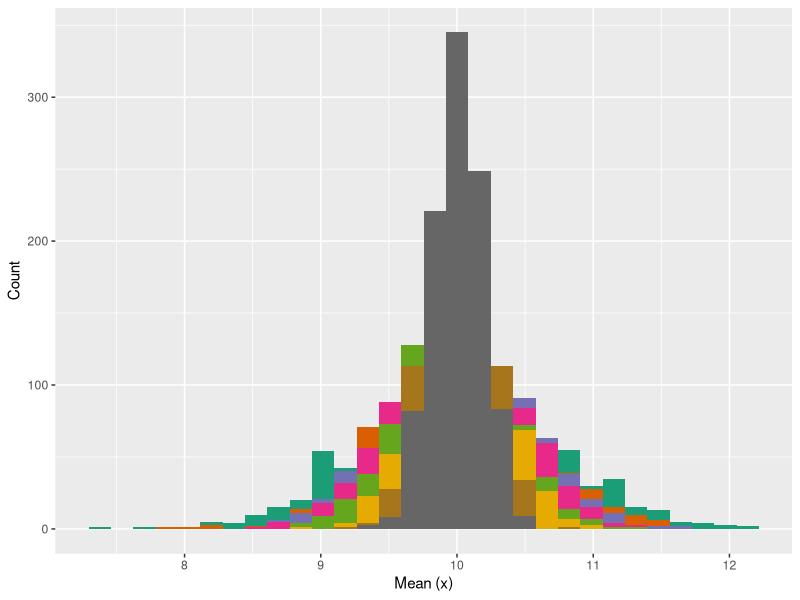
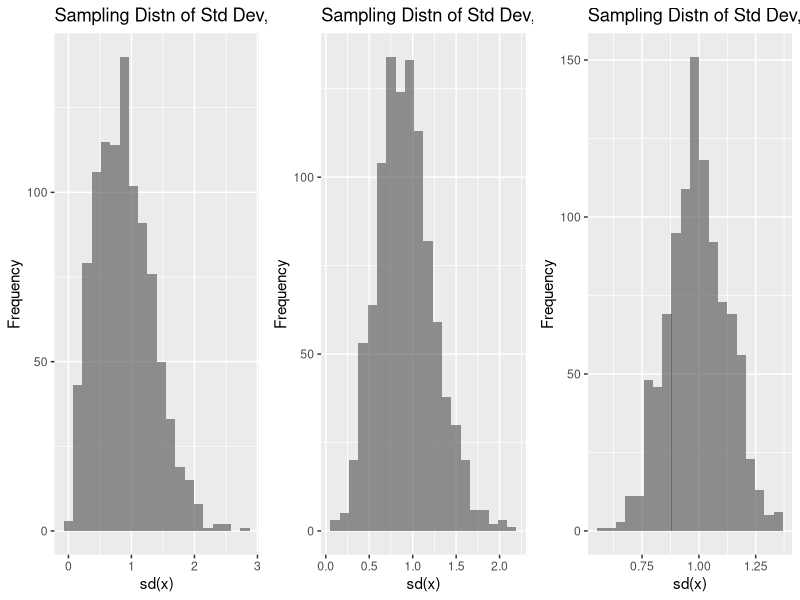
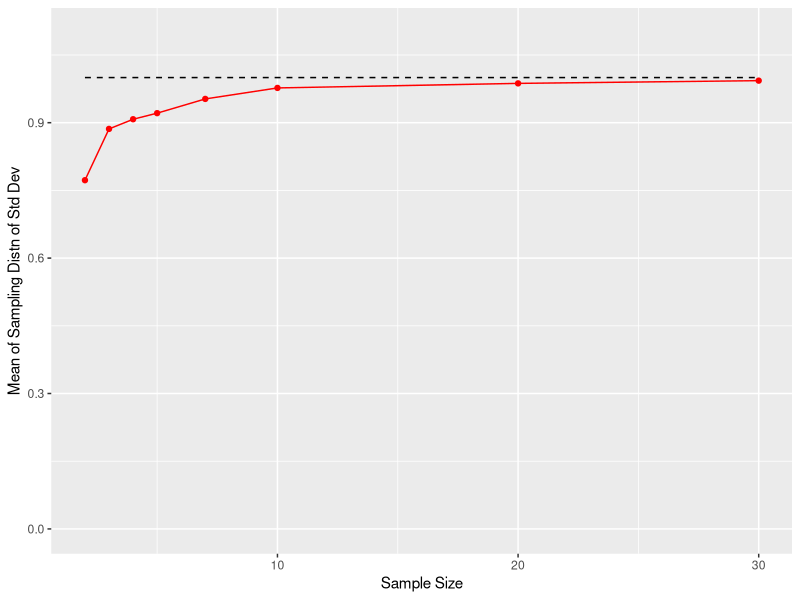

Generate these figures, in order, with R: (Note: this script raises an error after producing the figures.)
## ---- chunk 1
knitr::opts_chunk$set(echo = TRUE, prompt = FALSE, eval = TRUE, 
                      comment=NA, warning = FALSE, results="markup",
                      message = FALSE, cache = FALSE)
options(digits = 4)
## ---- chunk 2
set.seed(20161107)

# setup the  popn distribution we're sampling from
mu <- 10
sigma <- 1

# list of sample sizes we'll generate
ssizes <- c(2, 3, 4, 5, 7, 10, 20, 30)

# number of simulations to carry out *for each sample size*
nsims <- 1000

# create a list to hold simulation results
list.sims <- list()

for (i in ssizes) {
  s.means <- rep(NA, nsims)
  s.sds <- rep(NA, nsims)
  s.SEs <- rep(NA, nsims)
  s.zscores <- rep(NA, nsims)
  for (j in 1:nsims) {
    s <- rnorm(i, mean = mu, sd = sigma)
    s.means[j] <- mean(s)
    s.sds[j] <- sd(s)
    SE <- sd(s)/sqrt(i)
    s.SEs[j] <- SE
    s.zscores[j] <- (mean(s) - mu)/SE
  }
  df <- data.frame(means = s.means, sds = s.sds, SEs = s.SEs, zscores = s.zscores)
  list.sims[[toString(i)]] <- df
}
  
## ---- chunk 3
library(ggplot2)
library(RColorBrewer)

clrs <- brewer.pal(8, "Dark2")

ggplot() + 
  geom_histogram(aes(x = list.sims[["2"]]$means), fill = clrs[1]) + 
  geom_histogram(aes(x = list.sims[["3"]]$means), fill = clrs[2]) + 
  geom_histogram(aes(x = list.sims[["4"]]$means), fill = clrs[3]) + 
  geom_histogram(aes(x = list.sims[["5"]]$means), fill = clrs[4]) + 
  geom_histogram(aes(x = list.sims[["7"]]$means), fill = clrs[5]) +  
  geom_histogram(aes(x = list.sims[["10"]]$means), fill = clrs[6]) + 
  geom_histogram(aes(x = list.sims[["20"]]$means), fill = clrs[7]) + 
  geom_histogram(aes(x = list.sims[["30"]]$means), fill = clrs[8]) + 
  labs(x = "Mean (x)", y = "Count")
## ---- chunk 4
sdist.means <- c()
for(i in ssizes){
  sdist.means <- c(sdist.means,  mean(list.sims[[toString(i)]]$means))
}
sdist.means
## ---- chunk 5
library(cowplot)

p3 <- ggplot() + 
  geom_histogram(aes(x = list.sims[["3"]]$sds), bins=20, alpha=0.65) +
  labs(x = "sd(x)", y = "Frequency", title = "Sampling Distn of Std Dev, n = 3")
  
p5 <- ggplot() + 
  geom_histogram(aes(x = list.sims[["5"]]$sds), bins=20, alpha=0.65) +
  labs(x = "sd(x)", y = "Frequency", title = "Sampling Distn of Std Dev, n = 5")
  
p30 <- ggplot() + 
  geom_histogram(aes(x = list.sims[["30"]]$sds), bins=20, alpha=0.65) + 
  labs(x = "sd(x)", y = "Frequency", title = "Sampling Distn of Std Dev, n = 30")

plot_grid(p3, p5, p30, nrow=1)
## ---- chunk 6
expected.stds <- rep(1, length(ssizes))  # all expected standard deviations are 1

mean.stds <- c()
for(i in ssizes) {
  mean.stds <- c(mean.stds, mean(list.sims[[toString(i)]]$sds))  
}

ggplot() +
  geom_line(aes(x = ssizes, y = expected.stds), color = 'black', linetype='dashed') +
  geom_point(aes(x = ssizes, y = mean.stds), color = 'red') +
  geom_line(aes(x = ssizes, y = mean.stds), color = 'red') +
  labs(x = "Sample Size", y = "Mean of Sampling Distn of Std Dev") + 
  ylim(0, 1.1)

## ---- chunk 7

# setup breaks for histograms
breaks <- seq(-10,10,length.out = 50)

p2 <- ggplot() +
  geom_histogram(aes(x = c(list.sims[["2"]]$zscores), y = ..density..), alpha=0.5, breaks=breaks) +
  stat_function(aes(x = breaks), fun = dnorm, xlim = c(-10,10), n = 200, 
                geom = "line", color = "red") + 
  labs(x = "Z-scores", y = "Density", title = "Z-scores, n = 2")

p3 <- ggplot() +
  geom_histogram(aes(x = c(list.sims[["3"]]$zscores), y = ..density..), alpha=0.5, breaks=breaks) +
  stat_function(aes(x = breaks), fun = dnorm, xlim = c(-10,10), n = 200, 
                geom = "line", color = "red") + 
  labs(x = "Z-scores", y = "Density", title = "Z-scores, n = 3")

p4 <- ggplot() +
  geom_histogram(aes(x = c(list.sims[["4"]]$zscores), y = ..density..), alpha=0.5, breaks=breaks) +
  stat_function(aes(x = breaks), fun = dnorm, xlim = c(-10,10), n = 200, 
                geom = "line", color = "red") + 
  labs(x = "Z-scores", y = "Density", title = "Z-scores, n = 4")

p5 <- ggplot() +
  geom_histogram(aes(x = c(list.sims[["5"]]$zscores), y = ..density..), alpha=0.5, breaks=breaks) +
  stat_function(aes(x = breaks), fun = dnorm, xlim = c(-10,10), n = 200, 
                geom = "line", color = "red") + 
  labs(x = "Z-scores", y = "Density", title = "Z-scores, n = 5")

p7 <- ggplot() +
  geom_histogram(aes(x = c(list.sims[["7"]]$zscores), y = ..density..), alpha=0.5, breaks=breaks) +
  stat_function(aes(x = breaks), fun = dnorm, xlim = c(-10,10), n = 200, 
                geom = "line", color = "red") + 
  labs(x = "Z-scores", y = "Density", title = "Z-scores, n = 7")

p10 <- ggplot() +
  geom_histogram(aes(x = c(list.sims[["10"]]$zscores), y = ..density..), alpha=0.5, breaks=breaks) +
  stat_function(aes(x = breaks), fun = dnorm, xlim = c(-10,10), n = 200, 
                geom = "line", color = "red") + 
  labs(x = "Z-scores", y = "Density", title = "Z-scores, n = 10")

p20 <- ggplot() +
  geom_histogram(aes(x = c(list.sims[["20"]]$zscores), y = ..density..), alpha=0.5, breaks=breaks) +
  stat_function(aes(x = breaks), fun = dnorm, xlim = c(-10,10), n = 200, 
                geom = "line", color = "red") + 
  labs(x = "Z-scores", y = "Density", title = "Z-scores, n = 20")

p30 <- ggplot() +
  geom_histogram(aes(x = c(list.sims[["30"]]$zscores), y = ..density..), alpha=0.5, breaks=breaks) +
  stat_function(aes(x = breaks), fun = dnorm, xlim = c(-10,10), n = 200, 
                geom = "line", color = "red") + 
  labs(x = "Z-scores", y = "Density", title = "Z-scores, n = 30")

plot_grid(p2, p3, p4, p5, p7, p10, p20, p30, ncol = 2)


## ---- chunk 8
p2.t <- p2 + stat_function(aes(x = breaks), fun = dt, args = list(df = 1),
                           xlim = c(-10,10), n = 200,
                           geom = "line", size = 1, color = "blue") 

p3.t <- p3 + stat_function(aes(x = breaks), fun = dt, args = list(df = 2),
                           xlim = c(-10,10), n = 200,
                           geom = "line", size = 1, color = "blue") 

p10.t <- p10 + stat_function(aes(x = breaks), fun = dt, args = list(df = 9),
                           xlim = c(-10,10), n = 200,
                           geom = "line", size = 1, color = "blue") 

plot_grid(p2.t, p3.t, p10.t, nrow = 1)
## ---- chunk 9
ggplot(data.frame(x = breaks), aes(x = x)) + 
  stat_function(aes(color = "t-distn, df=2"),
                fun = dt, args = list(df = 2), xlim = c(-6,6), n = 200, 
                geom = "line", size = 1) + 
  stat_function(aes(color = "t-distn, df=4"),
                fun = dt, args = list(df = 4), xlim = c(-6,6), n = 200, 
                geom = "line", size = 1) + 
  stat_function(aes(color = "t-distn, df=30"),
                fun = dt, args = list(df = 30), xlim = c(-6,6), n = 200, 
                geom = "line", size = 1) +   
  stat_function(aes(color = "normal distn"),
                fun = dnorm, xlim = c(-6,6), n = 200, 
                geom = "line", size = 0.75, alpha=0.75, linetype="dashed") +
  scale_colour_manual(name='', values=c("t-distn, df=2"='blue', 
                                        "t-distn, df=4"='purple',
                                        "t-distn, df=30"='pink',
                                        "normal distn"='red')) +
  labs(x = "Z-scores", y = "Density")
## ---- chunk 10

breaks <- seq(-6,6,length.out = 200)
norm.density <- dnorm(breaks)
t.density.df5 <- dt(breaks, df = 5)


left.interval <- seq(-6, -2, length.out = 100)

plot.norm <- ggplot() + 
  geom_line(aes(x = breaks, y = norm.density), color="red", size=1) + 
  geom_area(aes(x = left.interval, y = dnorm(left.interval)), fill = "gray") + 
  geom_text(aes(x = -5.5, y = 0.3, label = "P(z <= 2) = 0.023", hjust="left")) + 
  labs(x = "Z-score", y = "density", title = "Normal distribution")

plot.t <- ggplot() + 
  geom_line(aes(x = breaks, y = t.density.df5), color="steelblue", size=1) + 
  geom_area(aes(x = left.interval, y = dt(left.interval, df = 5)), fill = "gray") +  
  geom_text(aes(x = -5.5, y = 0.3, label = "P(z <= 2) = 0.051", hjust="left")) + 
  labs(x = "Z-score", y = "density", title = "t-distribution, df = 5")

plot_grid(plot.norm, plot.t, nrow = 1)
